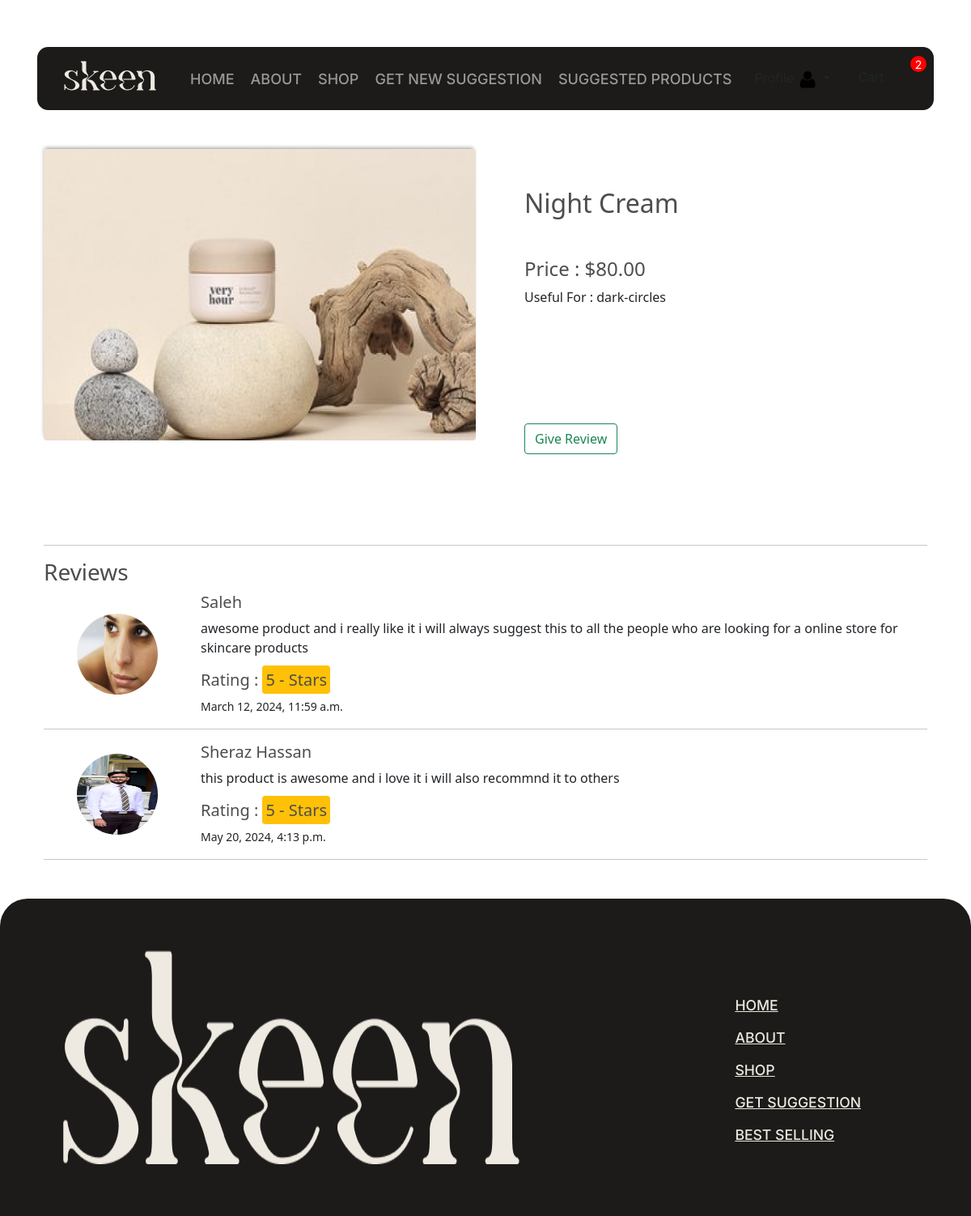
The page /product/2/ (signed in) on the database its author committed.
### store/models.py (models this page shows, shortened)
class Product(models.Model):
	name = models.CharField(max_length=200)
	price = models.FloatField()
	digital = models.BooleanField(default=False,null=True, blank=False)
	image = models.ImageField(null=True, blank=True)
	category = models.ForeignKey(Category, related_name='products', on_delete=models.CASCADE, default=None)
	description = models.TextField(null=True, blank=True, default='')
	@property
	def imageURL(self):
		try:
			url = self.image.url
		except:
			url = ''
		return url

class Review(models.Model):
    product = models.ForeignKey(Product, on_delete=models.CASCADE)
    customer = models.ForeignKey(Customer, on_delete=models.CASCADE)
    order = models.ForeignKey(Order, on_delete=models.CASCADE)
    rating = models.IntegerField()  # You can customize this field based on your rating system
    comment = models.TextField()
    date_added = models.DateTimeField(auto_now_add=True)

class Customer(models.Model):
    user = models.OneToOneField(User, null=True, blank=True, on_delete=models.CASCADE)
    name = models.CharField(max_length=200, null=True)
    email = models.CharField(max_length=200)
    predicted_skin_type = models.CharField(max_length=100, null=True, blank=True, default="acne")
    profile_image = models.ImageField(default='default.jpg', upload_to='profile_images')
    @property
    def imageURL(self):
        try:
            url = self.profile_image.url
        except:
            url = ''
        return url

### store/views.py (the view)
# urls.py: path('product/<int:product_id>/', views.product_detail, name='product_detail'),
def product_detail(request, product_id):
    product = get_object_or_404(Product, id=product_id)
    reviews = Review.objects.filter(product=product)
    data = cartData(request)
    cartItems = data['cartItems']
    order = data['order']
    items = data['items']
    ordered = False
    if request.user.is_authenticated:
        customer = request.user.customer
        orders = Order.objects.filter(customer=customer, complete=True)
        ordered = OrderItem.objects.filter(order__in=orders, product=product).exists()
    context = {
        'product': product,
        'reviews': reviews,
        'ordered': ordered,
        'cartItems':cartItems,
        'order':order,
        'items':items,
    }
    return render(request, 'store/product_detail.html', context)

### store/models.py (called while the page is built)
	@property
	def get_cart_items(self):
		orderitems = self.orderitem_set.all()
		total = sum([item.quantity for item in orderitems])
		return total

### store/templatetags/custom_filters.py (called while the page is built)
@register.filter
def path_matches_pattern(path, pattern):
    return bool(re.match(pattern, path))

### store/utils.py (called while the page is built, shortened)
def cookieCart(request):
	try:
		cart = json.loads(request.COOKIES['cart'])
	except:
		cart = {}
		print('CART:', cart)
	items = []
	order = {'get_cart_total':0, 'get_cart_items':0, 'shipping':False}
	cartItems = order['get_cart_items']
	return {'cartItems':cartItems ,'order':order, 'items':items}

def cartData(request):
    cookieData = cookieCart(request)
    cartItems = cookieData['cartItems']
    order = cookieData['order']
    items = cookieData['items']
    if request.user.is_authenticated:
        customer = request.user.customer
        order, created = Order.objects.get_or_create(customer=customer, complete=False)
        items = order.orderitem_set.all()
        cartItems = order.get_cart_items
    return {'cartItems': cartItems, 'order': order, 'items': items}

### store/templates/store/product_detail.html (shortened to what this page needs)
{% extends 'store/main.html' %}
{% load static %}
{% block content %}
<div class="container">
    <div class="row py-5">
        <div class="col-lg-6">
            <img class="thumbnail-p  rounded border-dark" src="{{ product.imageURL }}">
        </div>
        <div class="col-lg-6 p-5">
            <h2 class="mb-5">{{ product.name }}</h2>
            <h4>Price : ${{ product.price|floatformat:2 }}</h4>
            <p class="mb-5 pb-5 mt-1">Useful For : {{ product.description }}</p>
            {% if ordered %}
            <a href="{% url 'submit_review' product_id=product.id %}" class="btn btn-outline-success rounded mt-5">Give
                Review</a>
            {% endif %}
        </div>
    </div>
    <hr>
    <h3 class="">Reviews</h3>
    {% for review in reviews %}
    <div class="review container-fluid">
        <div class="row">
            <div class="col-lg-2 d-flex justify-content-center align-items-center">
                <img class="review-img" src="{{review.customer.imageURL}}" alt="">
            </div>
            <div class="col-lg-10">
                <h5 class="capitalize">{{ review.customer.name }}</h5>
                <p>{{ review.comment }}</p>
                <h5>Rating : <span class="bg-warning rounded p-1">{{review.rating}} - Stars</span></h5>
                <small>{{ review.date_added }}</small>
            </div>
        </div>
    </div>
    <hr>
    {% endfor %}
</div>
{% endblock content %}

### static/css/main.css (style rules this page uses)
body { background: #8b60004a; }
.btn { border-radius: 0; }
h1, h2, h3, h4, h5, h6 { color: hsl(0, 0%, 30%); }
.thumbnail-p { width: 100%; height: 360px; -webkit-box-shadow: -1px -3px 5px -2px rgba(90, 90, 90, 0.66); -moz-box-shadow: -1px -3px 5px -2px rgba(90, 90, 90, 0.66); box-shadow: -1px -3px 5px -2px rgba(90, 90, 90, 0.66); }
.review-img { height: 100px; width: 100px; border-radius: 50%; }
.col-lg-4, .col-lg-6, .col-lg-8, .col-lg-12 { margin-top: 10px; }
.capitalize { text-transform: capitalize; }

### rows shown on the page
Product: imageURL (picture), name "Night Cream", price "80.00", description "dark-circles"
Review: customer.imageURL (picture), customer.name "Saleh", comment "awesome product and i really like it i will always suggest this to all the people who are looking for a online store for skincare products", rating "5", date_added "March 12, 2024, 11:59 a.m."
Review: customer.imageURL (picture), customer.name "Sheraz Hassan", comment "this product is awesome and i love it i will also recommnd it to others", rating "5", date_added "May 20, 2024, 4:13 p.m."

### other values the page prints
{{ cartItems }} "2"
